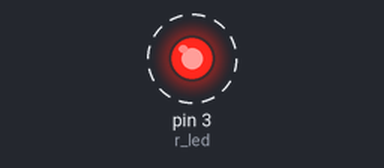
Recording of a sketch running on a simulated Arduino Uno, built with avr-gcc and run on an emulated ATmega328P. Shown: output pins drawn as LEDs (lit = HIGH). Dashed ring = blinking.

Above: at 0.15 s.
Timing chart, 0 to 3.0 s (numbered marks = the images above):
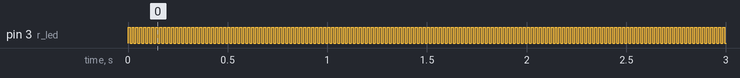

The sketch:

_4th_program.ino
```cpp
int r_led=3;
void setup()
{
  pinMode(r_led,OUTPUT);
}
void loop()
{
  digitalWrite(r_led,HIGH);
  delay(10);
  digitalWrite(r_led,LOW);
  delay(10);
}
```

Measured:
- by itself, pin 3 (r_led): alternates HIGH for 0.01 s and LOW for 0.01 s
